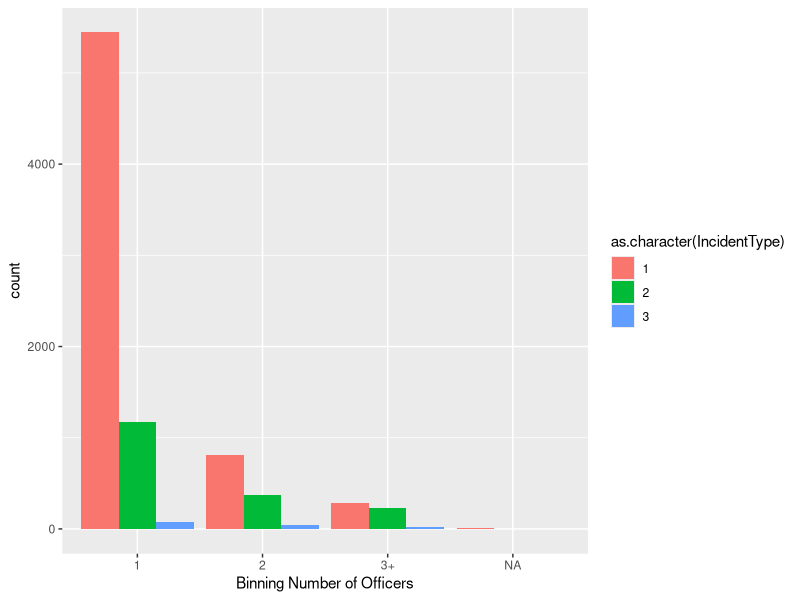
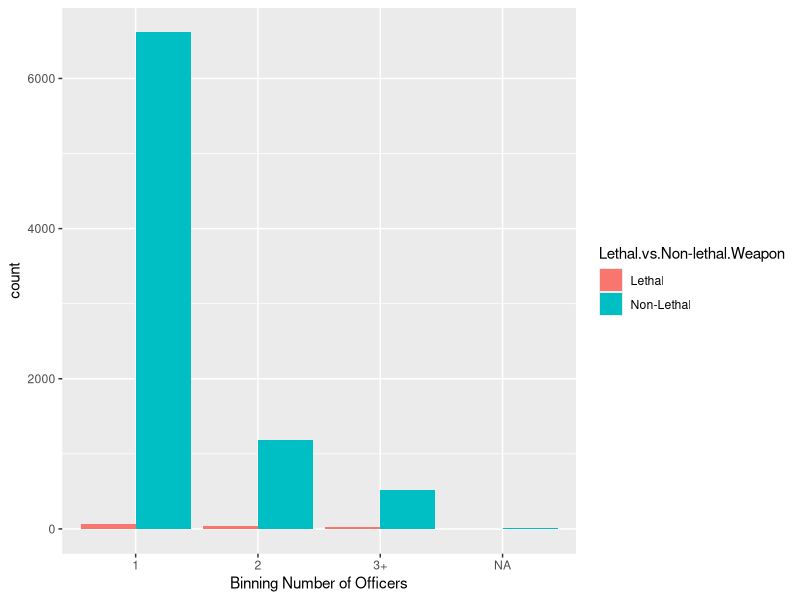
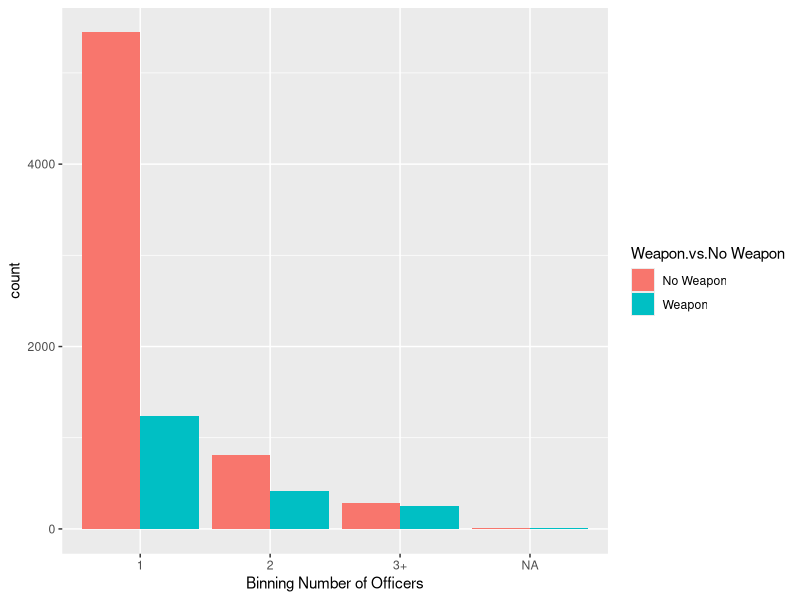

These figures' R source, in order:
#loading libraries
library(here)
library(epitools)
library(tidyverse)
library(dplyr)
library(tidyr)

#loading in datasets
UOF<- read.csv(file=here('clean data/seattle/UseOfForce_Seattle.csv'), stringsAsFactors = FALSE)

#making date and time one combined column to later match rows based on the same date and time
UOF2<- UOF
UOF2$DateTime <- paste(UOF2$date, " ", UOF2$time)

#collapsing the Officer ID row so it puts each officer ID with the same incident DateTime in the same row seperated by commas
UOF3 <- UOF2 %>%
  dplyr::group_by(DateTime) %>%
  summarise(Officer_ID = paste(Officer_ID, collapse=",  "))

#collapsing the Force Type row so it puts each officer ID with the same incident DateTime in the same row seperated by commas
UOF4<- UOF2 %>%
  dplyr::group_by(DateTime) %>%
  summarise(Incident_Type= paste(Incident_Type, collapse=",  "))

#combing them so all the needed data is in one dataframe
UOF3$IncidentType <- paste(UOF4$Incident_Type)  

#Binning Force Type (1- no weapon, 2- non lethal weapon, 3- lethal force)
UOF_All_FixLevels <- UOF3
UOF_All_FixLevels <- UOF_All_FixLevels %>%
  mutate(`IncidentType` = case_when(
    str_detect(`IncidentType`, "Level 3 - Use of Force") ~ "3",
    str_detect(`IncidentType`, "Level 3 - OIS") ~ "3",
    str_detect(`IncidentType`, "Level 2 - Use of Force") ~ "2",
    str_detect(`IncidentType`, "Level 1 - Use of Force") ~ "1",
    TRUE ~ `IncidentType`
  ))



#binning number of officers into 1,2, or 3+
OfficerBinning <- function (dataframe, dataframecol, separator){
  dataframe['Number of Officers'] <- NA
  dataframe['Binning Number of Officers'] <- NA
  dataframe$`Number of Officers` <- str_count(dataframecol, coll(separator))+1
  dataframe$`Binning Number of Officers`[dataframe$`Number of Officers`=="1"]<- "1"
  dataframe$`Binning Number of Officers`[dataframe$`Number of Officers`=="2"]<- "2"
  dataframe$`Binning Number of Officers`[dataframe$`Number of Officers` > "2"]<- "3+"
  return(dataframe)
  
}

UOF_All_FixLevels<- OfficerBinning(UOF_All_FixLevels,UOF_All_FixLevels$Officer_ID, ",  ")




OR_Prep = function(dataset,column){
  #making a column binning level of force as lethal vs non lethal
  dataset['Lethal.vs.Non-lethal.Weapon'] <- column
  dataset$`Lethal.vs.Non-lethal.Weapon`<- gsub('1|2', 'Non-Lethal', dataset$`Lethal.vs.Non-lethal.Weapon`)
  dataset$`Lethal.vs.Non-lethal.Weapon`<- gsub('3', 'Lethal', dataset$`Lethal.vs.Non-lethal.Weapon`)
  
  #making a column binning level of force as Weapon vs No Weapon
  dataset['Weapon.vs.No Weapon'] <- column
  dataset$`Weapon.vs.No Weapon`<- gsub('2|3', 'Weapon', dataset$`Weapon.vs.No Weapon`)
  dataset$`Weapon.vs.No Weapon`<- gsub('1', 'No Weapon', dataset$`Weapon.vs.No Weapon`)
  return(dataset)
}

UOF_All_FixLevels <- OR_Prep(UOF_All_FixLevels,UOF_All_FixLevels$IncidentType)


#2nd function (referring to which variable you want to be the rows and columns of the odds ratio)
OR_Function = function(row,column1,column2){
  
  #making a table of Lethal vs non lethal used with each race
  OR_Table<-table(row, column1)
  OR_Table <- OR_Table[c(3,1:2),]
  print(OR_Table)
  
  ###Odds Ratio
  OR<-oddsratio(OR_Table)
  #printing the outcome so its easier to read
  print(OR$measure)
  print(OR$p.value)
  
  #making a table of Weapon vs No Weapon used with each race
  OR_Table2<-table(row, column2)
  OR_Table2 <- OR_Table2[c(3,1:2),]
  OR_Table2<- OR_Table2[,c(2,1)]
  print(OR_Table2)
  
  ###Odds Ratio
  OR2<-oddsratio(OR_Table2)
  #printing the outcome so its easier to read
  print(OR2$measure)
  print(OR2$p.value) 
  
  
}

OR_Function(UOF_All_FixLevels$`Binning Number of Officers`,UOF_All_FixLevels$`Lethal.vs.Non-lethal.Weapon`,UOF_All_FixLevels$`Weapon.vs.No Weapon`)

ggplot(UOF_All_FixLevels,
       aes(x = `Binning Number of Officers`,
           fill = as.character(IncidentType)))+
  geom_bar(position = "dodge")


ggplot(UOF_All_FixLevels,
       aes(x = `Binning Number of Officers`,
           fill = `Lethal.vs.Non-lethal.Weapon`))+
  geom_bar(position = "dodge")

ggplot(UOF_All_FixLevels,
       aes(x = `Binning Number of Officers`,
           fill = `Weapon.vs.No Weapon`))+
  geom_bar(position = "dodge")
